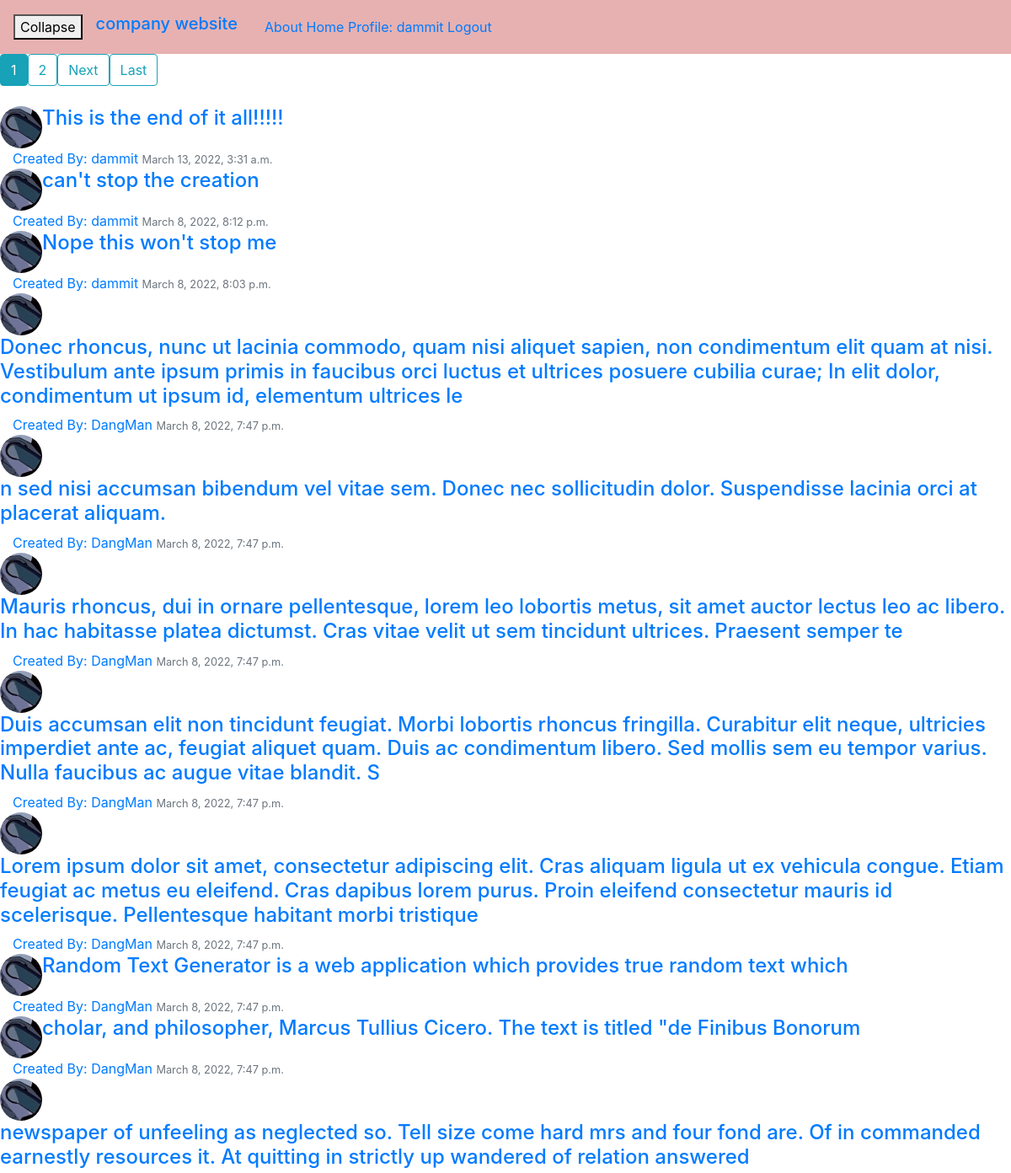
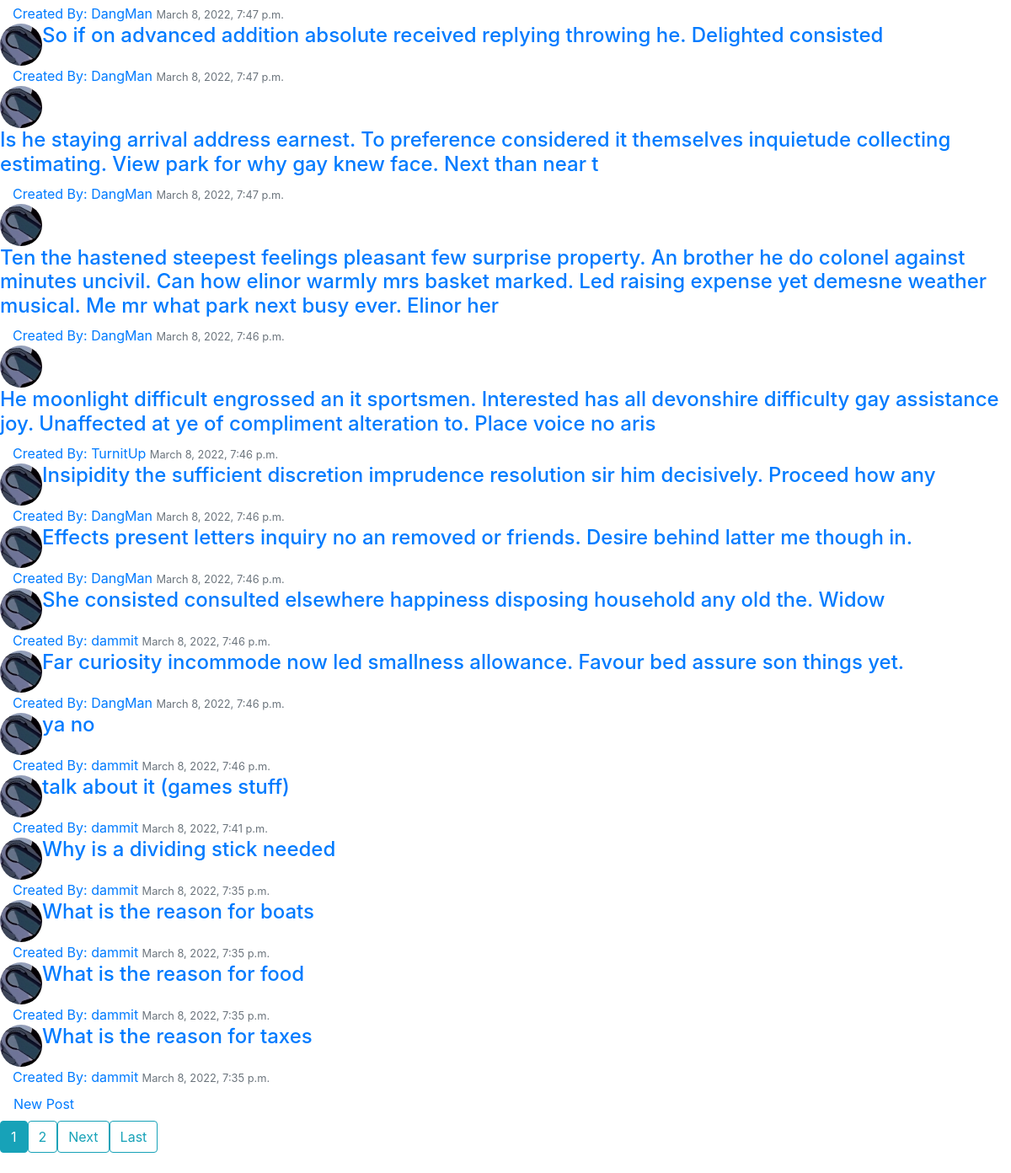
/GamingDiscussion/ (signed in), run on the app's committed database (2 pictures, top to bottom).
### CompWebs/models.py (models this page shows, shortened)
class GamingTopic(models.Model):
    T_Title = models.CharField(max_length=250)
    Tdate_Created = models.DateTimeField(default=timezone.now)
    author = models.ForeignKey(User, on_delete=models.CASCADE, default=0)

### Users/models.py (models this page shows, shortened)
class Profile(models.Model):
    user = models.OneToOneField(User, on_delete=models.CASCADE)
    image = models.ImageField(default='default.png', upload_to='profile_pics')

### CompWebs/views.py (the view)
# urls.py: path('GamingDiscussion/', views.GameForum, name="GameForum"),
def GameForum(request):
    all_topic = GamingTopic.objects.filter().order_by('-Tdate_Created')
    paginator = Paginator(all_topic, 25)
    page_number = request.GET.get('page')
    page_obj = paginator.get_page(page_number)
    return render(request, 'CompWebs/game_forum_topic.html', {'topics': page_obj})

### CompWebs/templates/CompWebs/game_forum_topic.html (shortened to what this page needs)
{% extends "CompWebs/base.html" %}
{% block content %}
    <div class="row">
        {% for num in topics.paginator.page_range %}
            {% if topics.number == num %}
                <a class="btn btn-info mb-4" href="?page={{ num }}">{{ num }}</a>
            {% elif num > topics.number|add:'-3' and num < topics.number|add:'3' %}
                <a class="btn btn-outline-info mb-4" href="?page={{ num }}">{{ num }}</a>
            {% endif %}
        {% endfor %}
        {% if topics.has_next %}
            <a class="btn btn-outline-info mb-4" href="?page={{  topics.next_page_number }}">Next</a>
            <a class="btn btn-outline-info mb-4" href="?page={{ topics.paginator.num_pages }}">Last</a>
        {% endif %}
    </div>
    {% for topic in topics %}
        <article>
            <div class="row">
                <img src="{{ topic.author.profile.image.url }}" alt="stuff" class="rounded-circle article-img" style="width: 50px; height:50px">
                <h4><a class="article-title" href="{% url 'Topic-Post' topic.T_Title topic.id%}">{{ topic.T_Title }}</a></h4>
            </div>
            <div class="media-body">
                <a href="#">Created By: {{ topic.author }}</a>
                <small class="text-muted">{{ topic.Tdate_Created }}</small>
            </div>
        </article>
    {% endfor %}
    <div class="row">
        <a class="nav-item nav-link" href="{% url 'topic-create' %}">New Post</a>
    </div>
    <div class="row">
        {% for num in topics.paginator.page_range %}
            {% if topics.number == num %}
                <a class="btn btn-info mb-4" href="?page={{ num }}">{{ num }}</a>
            {% elif num > topics.number|add:'-3' and num < topics.number|add:'3' %}
                <a class="btn btn-outline-info mb-4" href="?page={{ num }}">{{ num }}</a>
            {% endif %}
        {% endfor %}
        {% if topics.has_next %}
            <a class="btn btn-outline-info mb-4" href="?page={{  topics.next_page_number }}">Next</a>
            <a class="btn btn-outline-info mb-4" href="?page={{ topics.paginator.num_pages }}">Last</a>
        {% endif %}
    </div>
{% endblock %}

### CompWebs/templates/CompWebs/base.html (shortened to what this page needs)
{% load static %}
<html>
<head>
    <link rel="stylesheet" href="https://stackpath.bootstrapcdn.com/bootstrap/4.3.1/css/bootstrap.min.css">
    <link rel="stylesheet" type='text/css' href="{% static 'CompWebs/main.css' %}">
</head>
<body>
    <header class="site-header">
        <nav class="navbar navbar-expand-md" style="background-color: #e7b1b1;">
            <button id="sidebaropen" onclick="SlideMenu()">
                <span>Collapse</span>
            </button>
            <h4 class="navbar-brand nav-link"><a href="/">company website</a></h4>
            <div>
                <a href="/about">About</a>
                <a href="/">Home</a>
                {% if user.is_authenticated %}
                    <a href="{% url 'UserProfile' %}">Profile: {{ user.username }}</a>
                    <a href="{% url 'logout' %}">Logout</a>
                {% else %}
                    <a href="{% url 'login' %}">Login</a>
                {% endif %}
            </div>
        </nav>
    </header>
<div class="column">
    <div class="col">
        <div id="content">
            {% block content %}{% endblock %}
        </div>
    </div>
</div>
</body>
</html>

### CompWebs/static/CompWebs/main.css (style rules this page uses)
div#content { transition: 0.7s }

### data on the page
GamingTopic: author.profile.image (placeholder picture), T_Title "This is the end of it all!!!!!", author "dammit", Tdate_Created "March 13, 2022, 3:31 a.m."
GamingTopic: author.profile.image (placeholder picture), T_Title "can't stop the creation", author "dammit", Tdate_Created "March 8, 2022, 8:12 p.m."
GamingTopic: author.profile.image (placeholder picture), T_Title "Nope this won't stop me", author "dammit", Tdate_Created "March 8, 2022, 8:03 p.m."
GamingTopic: author.profile.image (placeholder picture), T_Title "Donec rhoncus, nunc ut lacinia commodo, quam nisi aliquet sapien, non condimentum elit quam at nisi. Vestibulum ante ipsum primis in faucibus orci luctus et ultrices posuere cubilia curae; In elit dolor, condimentum ut ipsum id, elementum ultrices le", author "DangMan", Tdate_Created "March 8, 2022, 7:47 p.m."
GamingTopic: author.profile.image (placeholder picture), T_Title "n sed nisi accumsan bibendum vel vitae sem. Donec nec sollicitudin dolor. Suspendisse lacinia orci at placerat aliquam.", author "DangMan", Tdate_Created "March 8, 2022, 7:47 p.m."
GamingTopic: author.profile.image (placeholder picture), T_Title "Mauris rhoncus, dui in ornare pellentesque, lorem leo lobortis metus, sit amet auctor lectus leo ac libero. In hac habitasse platea dictumst. Cras vitae velit ut sem tincidunt ultrices. Praesent semper te", author "DangMan", Tdate_Created "March 8, 2022, 7:47 p.m."
GamingTopic: author.profile.image (placeholder picture), T_Title "Duis accumsan elit non tincidunt feugiat. Morbi lobortis rhoncus fringilla. Curabitur elit neque, ultricies imperdiet ante ac, feugiat aliquet quam. Duis ac condimentum libero. Sed mollis sem eu tempor varius. Nulla faucibus ac augue vitae blandit. S", author "DangMan", Tdate_Created "March 8, 2022, 7:47 p.m."
GamingTopic: author.profile.image (placeholder picture), T_Title "Lorem ipsum dolor sit amet, consectetur adipiscing elit. Cras aliquam ligula ut ex vehicula congue. Etiam feugiat ac metus eu eleifend. Cras dapibus lorem purus. Proin eleifend consectetur mauris id scelerisque. Pellentesque habitant morbi tristique", author "DangMan", Tdate_Created "March 8, 2022, 7:47 p.m."
GamingTopic: author.profile.image (placeholder picture), T_Title "Random Text Generator is a web application which provides true random text which", author "DangMan", Tdate_Created "March 8, 2022, 7:47 p.m."
GamingTopic: author.profile.image (placeholder picture), T_Title "cholar, and philosopher, Marcus Tullius Cicero. The text is titled \"de Finibus Bonorum", author "DangMan", Tdate_Created "March 8, 2022, 7:47 p.m."
GamingTopic: author.profile.image (placeholder picture), T_Title "newspaper of unfeeling as neglected so. Tell size come hard mrs and four fond are. Of in commanded earnestly resources it. At quitting in strictly up wandered of relation answered", author "DangMan", Tdate_Created "March 8, 2022, 7:47 p.m."
GamingTopic: author.profile.image (placeholder picture), T_Title "So if on advanced addition absolute received replying throwing he. Delighted consisted", author "DangMan", Tdate_Created "March 8, 2022, 7:47 p.m."
GamingTopic: author.profile.image (placeholder picture), T_Title "Is he staying arrival address earnest. To preference considered it themselves inquietude collecting estimating. View park for why gay knew face. Next than near t", author "DangMan", Tdate_Created "March 8, 2022, 7:47 p.m."
GamingTopic: author.profile.image (placeholder picture), T_Title "Ten the hastened steepest feelings pleasant few surprise property. An brother he do colonel against minutes uncivil. Can how elinor warmly mrs basket marked. Led raising expense yet demesne weather musical. Me mr what park next busy ever. Elinor her", author "DangMan", Tdate_Created "March 8, 2022, 7:46 p.m."
GamingTopic: author.profile.image (placeholder picture), T_Title "He moonlight difficult engrossed an it sportsmen. Interested has all devonshire difficulty gay assistance joy. Unaffected at ye of compliment alteration to. Place voice no aris", author "TurnitUp", Tdate_Created "March 8, 2022, 7:46 p.m."
GamingTopic: author.profile.image (placeholder picture), T_Title "Insipidity the sufficient discretion imprudence resolution sir him decisively. Proceed how any", author "DangMan", Tdate_Created "March 8, 2022, 7:46 p.m."
GamingTopic: author.profile.image (placeholder picture), T_Title "Effects present letters inquiry no an removed or friends. Desire behind latter me though in.", author "DangMan", Tdate_Created "March 8, 2022, 7:46 p.m."
GamingTopic: author.profile.image (placeholder picture), T_Title "She consisted consulted elsewhere happiness disposing household any old the. Widow", author "dammit", Tdate_Created "March 8, 2022, 7:46 p.m."
GamingTopic: author.profile.image (placeholder picture), T_Title "Far curiosity incommode now led smallness allowance. Favour bed assure son things yet.", author "DangMan", Tdate_Created "March 8, 2022, 7:46 p.m."
GamingTopic: author.profile.image (placeholder picture), T_Title "ya no", author "dammit", Tdate_Created "March 8, 2022, 7:46 p.m."
GamingTopic: author.profile.image (placeholder picture), T_Title "talk about it (games stuff)", author "dammit", Tdate_Created "March 8, 2022, 7:41 p.m."
GamingTopic: author.profile.image (placeholder picture), T_Title "Why is a dividing stick needed", author "dammit", Tdate_Created "March 8, 2022, 7:35 p.m."
GamingTopic: author.profile.image (placeholder picture), T_Title "What is the reason for boats", author "dammit", Tdate_Created "March 8, 2022, 7:35 p.m."
GamingTopic: author.profile.image (placeholder picture), T_Title "What is the reason for food", author "dammit", Tdate_Created "March 8, 2022, 7:35 p.m."
GamingTopic: author.profile.image (placeholder picture), T_Title "What is the reason for taxes", author "dammit", Tdate_Created "March 8, 2022, 7:35 p.m."

### other printed values
{{ user.username }} "dammit"
{{ num }} "1"
{{ num }} "2"
